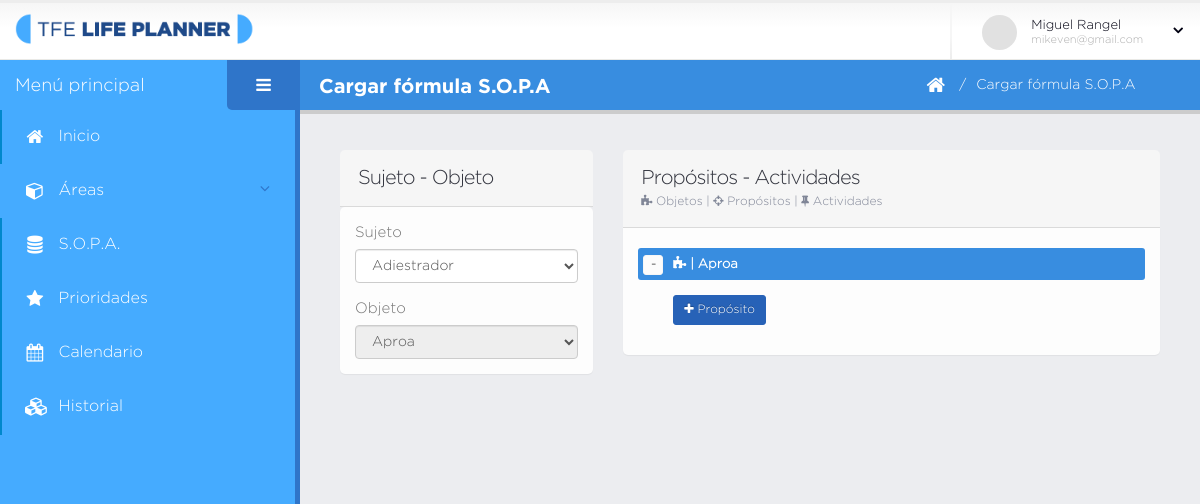
The app's page /cargar-sopa.php?ids=7&ido=12 (signed in), older data.
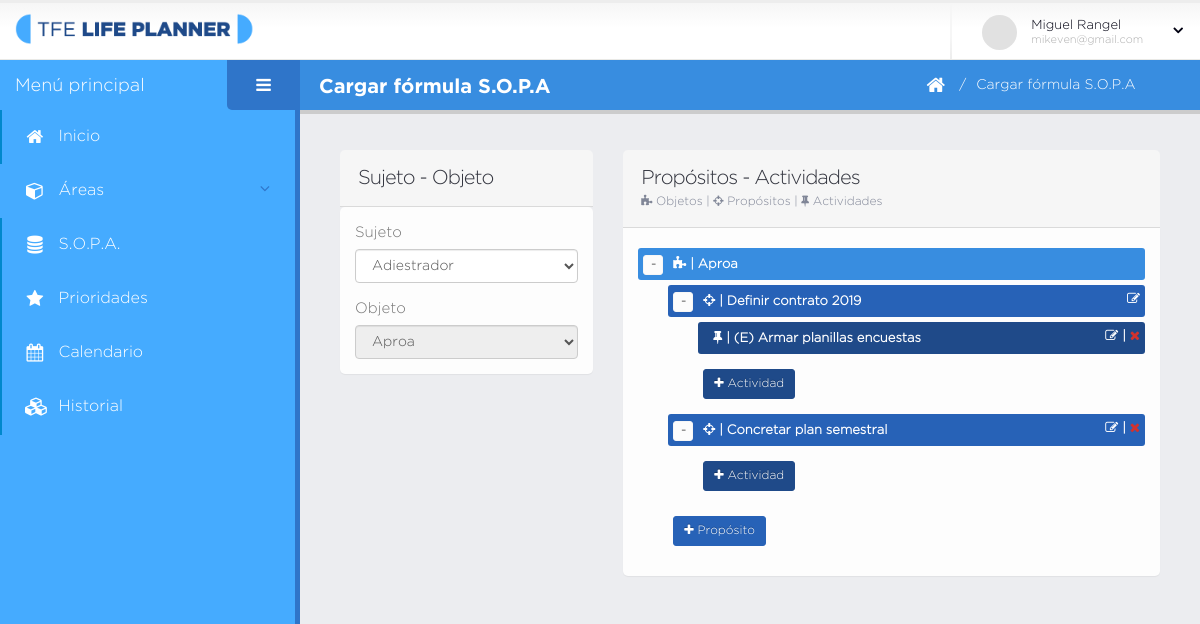
The same page, newer data.
### tables this page shows
CREATE TABLE `sujeto_objeto` (
  `id` int(11) NOT NULL,
  `sujeto_id` int(11) NOT NULL,
  `objeto_id` int(11) NOT NULL,
  `area_id` int(11) NOT NULL,
  `sesion_id` int(11) NOT NULL,
  `creado` datetime DEFAULT NULL
);

CREATE TABLE `objeto` (
  `id` int(11) NOT NULL,
  `nombre` varchar(140) NOT NULL,
  `creado` datetime DEFAULT NULL,
  `modificado` datetime DEFAULT NULL,
  `usuario_id` int(11) NOT NULL
);

CREATE TABLE `sujeto` (
  `id` int(11) NOT NULL,
  `nombre` varchar(140) NOT NULL,
  `creado` datetime DEFAULT NULL,
  `modificado` datetime DEFAULT NULL,
  `usuario_id` int(11) NOT NULL
);

CREATE TABLE `proposito` (
  `id` int(11) NOT NULL,
  `descripcion` varchar(250) NOT NULL,
  `creado` datetime DEFAULT NULL,
  `modificado` datetime DEFAULT NULL,
  `sujeto_objeto_id` int(11) NOT NULL
);

CREATE TABLE `actividad` (
  `id` int(11) NOT NULL,
  `tipo` varchar(45) NOT NULL,
  `tarea` varchar(45) DEFAULT NULL,
  `lugar` varchar(45) DEFAULT NULL,
  `direccion` varchar(45) DEFAULT NULL,
  `motivo` varchar(45) DEFAULT NULL,
  `contacto` varchar(45) DEFAULT NULL,
  `creado` datetime DEFAULT NULL,
  `modificado` datetime DEFAULT NULL,
  `proposito_id` int(11) NOT NULL,
  `estado` varchar(45) NOT NULL,
  `resultado` varchar(600) DEFAULT NULL,
  `fecha_calendario` datetime NOT NULL,
  `fecha_prioridad` datetime NOT NULL,
  `fecha_agenda` datetime NOT NULL,
  `fecha_terminacion` datetime NOT NULL,
  `fecha_cancela` datetime NOT NULL
);

### fn/fn-sopa.php (called while the page is built, shortened)
<?php
    if( isset( $_GET["ids"], $_GET["ido"] ) ){
        $ids = $_GET["ids"];    $ido = $_GET["ido"];
        $s_o = array( obtenerSujetoObjetoPorids( $dbh, $ids, $ido ) );
    }
?>

### database/data-sujeto-objeto.php (called while the page is built, shortened)
<?php
	function obtenerSujetoObjetoPorids( $dbh, $ids, $ido ){
		$q = "select so.id as id_so, s.id as idsujeto, s.nombre nsujeto, o.id as idobjeto,
		o.nombre as nobjeto from sujeto_objeto so, sujeto s, objeto o
		where s.id = so.sujeto_id and o.id = so.objeto_id and s.id = $ids and o.id = $ido";
		$data = mysqli_fetch_array( mysqli_query( $dbh, $q ) );
		return $data;
	}
?>

### database/data-proposito.php (called while the page is built, shortened)
<?php
	function obtenerListaPropositos( $dbh, $idso ){
		$q = "select * from proposito where sujeto_objeto_id = $idso";
		return obtenerListaRegistros( mysqli_query( $dbh, $q ) );
	}
	function obtenerListaPropositosSO( $dbh, $idso ){
		$propositos = array();
		$registros = obtenerListaPropositos( $dbh, $idso );
		foreach ( $registros as $r ) {
			$r["lactividades"] = obtenerListaActividades( $dbh, $r["id"] );
			$propositos[] = $r;
		}
		return $propositos;
	}
?>

### database/bd.php (called while the page is built, shortened)
<?php
	function obtenerListaRegistros( $data ){
		$lista_c = array();
		if( $data ){
			while( $c = mysqli_fetch_array( $data ) ){
				$lista_c[] = $c;
			}
		}
		return $lista_c;
	}
?>

### database/data-actividad.php (called while the page is built, shortened)
<?php
	function obtenerListaActividades( $dbh, $idp ){
		$q = "select * from actividad where proposito_id = $idp";
		return obtenerListaRegistros( mysqli_query( $dbh, $q ) );
	}
?>

### fn/fn-actividad.php (called while the page is built, shortened)
<?php
    function descActividad( $actividad ){
      $icono_actividad = array(
        'g' => $actividad["tarea"],
        'e' => $actividad["tarea"],
        'l' => $actividad["contacto"]." ($actividad[motivo])"
      );
      return $icono_actividad[ $actividad["tipo"] ];
    }
?>

### secciones/sopa/panel_opa.php (the view, shortened to what the changed rows need)
<div class="dd dd-nodrag" id="nestable">
	<ol class="dd-list ">
		<?php
			foreach ( $s_o as $so ) {
				$o["id"] = $so["idobjeto"];
				$o["nombre"] = $so["nobjeto"];
				$propositos = obtenerListaPropositosSO( $dbh, $so["id_so"] );
		?>
		<li class="dd-item" data-id="<?php echo $o['id']?>">
			<div class="dd-handle item_obj">
				<span class="icon_obj">
					<i class="fa fa-puzzle-piece" aria-hidden="true"></i>
				</span> | <?php echo $o["nombre"]?>
			</div>
			<ol class="dd-list">
				<?php
					foreach ( $propositos as $p ) {
						$actividades = $p["lactividades"];
				?>
					<li class="dd-item" data-id="<?php echo $p['id']?>">
						<div class="dd-handle item_pro">
							<span class="icon_obj">
								<i class="fa fa-crosshairs" aria-hidden="true"></i>
							</span> | <?php echo $p["descripcion"]?>
							<div class="editableicon">
								<a href="#frm-edit-proposito" class="modal-sizes modal-with-zoom-anim i_edit_prop"
								data-idp="<?php echo $p['id'] ?>"
								data-desc="<?php echo $p['descripcion']?>">
									<i class="fa fa-edit" aria-hidden="true"></i>
								</a>
								<?php if( count( $actividades ) == 0 ) { ?>
								|<a href="#confirmar-accion"
								class="modal-sizes modal-with-zoom-anim elim_prop"
								data-idp="<?php echo $p["id"] ?>"
								data-desc="<?php echo $p['descripcion'];?>">
									<i class="fa fa-times" aria-hidden="true"></i>
								</a>
								<?php } ?>
							</div>
						</div>
						<ol class="dd-list">
							<?php foreach ( $actividades as $a ) { ?>
								<li class="dd-item" data-id="<?php echo $a['id']?>">
									<div class="dd-handle item_act">
										<span class="icon_obj">
										<i class="fa fa-thumb-tack" aria-hidden="true"></i>
										</span> |
										<?php echo "(".strtoupper( $a["tipo"] ).") ". descActividad( $a )?>
										<div class="editableicon">
											<a href="#frm-edit-actividad" class="modal-sizes modal-with-zoom-anim i_edit_act"
											data-ida="<?php echo $a['id'] ?>">
											<i class="fa fa-edit" aria-hidden="true"></i>
											</a> |
											<a href="#confirmar-accion"
											class="modal-sizes modal-with-zoom-anim elim_actividad" data-ida="<?php echo $a["id"] ?>"
											data-desc="<?php echo "(".strtoupper( $a["tipo"] ).") ". descActividad( $a )?>">
											<i class="fa fa-times" aria-hidden="true"></i>
											</a>
										</div>
									</div>
								</li>
							<?php } ?>
							<li class="dd-item" data-id="nueva_actividad">
								<div class="dd-handle nopa">
									<a href="#frm-actividad" class="modal-sizes modal-with-zoom-anim btn_nactiv"
									data-idp="<?php echo $p["id"]?>"
									data-np="<?php echo $p['descripcion']?>"
									data-toggle="tooltip" data-placement="top"
									title="Agregar actividad">
										<button type="button" class="mb-xs mt-xs mr-xs btn btn-sm btn-act btn-no-ft">
											<i class="fa fa-plus" aria-hidden="true"></i> Actividad
										</button>
									</a>
								</div>
							</li>
						</ol>
					</li>
				<?php } ?>
				<li class="dd-item" data-id="nuevo_proposito">
					<div class="dd-handle nopa">
					<a href="#frm-proposito" class="modal-sizes modal-with-zoom-anim btn_nprop"
						data-iso="<?php echo $so["id_so"]?>"
						data-n-so="<?php echo $so['nsujeto'].' :: '.$o['nombre']?>"
						data-toggle="tooltip" data-placement="top" title="Agregar propósito">
							<button type="button" class="mb-xs mt-xs mr-xs btn btn-sm btn-pro btn-no-ft">
								<i class="fa fa-plus" aria-hidden="true"></i> Propósito
							</button>
						</a>
					</div>
				</li>
			</ol>
		</li>
		<?php }  ?>
	</ol>
</div>

### secciones/sopa/panel_sesion_so.php (shortened to what the changed rows need)
<section class="panel">
	<form id="frm_sujeto_objeto">
		<header class="panel-heading">
			<h2 class="panel-title">Sujeto - Objeto</h2>
		</header>
		<div class="panel-body">
			<?php if( !isset( $carga_so ) ) { ?>
			<div class="form-group">
				<label class="control-label">Área</label>
				<select id="lareas" class="form-control" required>
					<option value=""></option>
					<?php foreach ( $areas as $a ) { ?>
					<option value="<?php echo $a["id"] ?>"
						<?php echo sop( $a["id"], $ida ) ?>><?php echo $a["nombre"] ?>
					</option>
					<?php } ?>
				</select>
				<input type="hidden" name="idarea" value="<?php echo $ida ?>">
			</div>
			<div class="form-group">
				<label class="control-label">Sujeto</label>
				<select id="lsujetos" class="form-control" required >
					<option value=""></option>
					<?php foreach ( $sujetos_a as $s ) { ?>
						<option value="<?php echo $s["id"] ?>"
							<?php echo sop( $s["id"], $ids ) ?>><?php echo $s["nombre"] ?>
						</option>
					<?php } ?>
				</select>
				<input type="hidden" name="idsujeto" value="<?php echo $ids?>">
			</div>
			<hr>
			<div id="agg_objeto" class="form-group">
				<label class="control-label">Objeto</label>
				<table width="100%">
					<th width="80%">
						<select id="lobjetos" class="form-control" required name="idobjeto">
							<option value=""></option>
							<?php foreach ( $objetos_s as $o ) { ?>
								<option value="<?php echo $o["id"] ?>">
									<?php echo $o["nombre"] ?>
								</option>
							<?php } ?>
						</select>
					</th>
					<th width="20%" style="text-align: right;">
						<a href="#frm-objeto" class="modal-sizes modal-with-zoom-anim"
						data-toggle="tooltip" data-placement="top"
						title="Crear nuevo Objeto">
						<button type="button" class="mb-xs mt-xs mr-xs btn btn-obj">
							<i class="fa fa-plus"></i>
						</button>
						</a>
					</th>
				</table>
			</div>
			<?php } else { ?>
				<div class="form-group">
					<label class="control-label">Sujeto</label>
					<select id="lsujetos" class="form-control" required >
						<option value="<?php echo $ids ?>">
							<?php echo $s_o[0]["nsujeto"] ?>
						</option>
					</select>
				</div>
				<div class="form-group">
					<label class="control-label">Objeto</label>
					<select id="lobjetos" class="form-control" required disabled>
						<option value="<?php echo $ido ?>">
							<?php echo $s_o[0]["nobjeto"] ?>
						</option>
					</select>
				</div>
			<?php } ?>
		</div>
	</form>
</section>

Row changes from the older to the newer data that the page shows:
added proposito: descripcion "Definir contrato 2019"
added actividad: tipo "E", tarea "Armar planillas encuestas"
added proposito: descripcion "Concretar plan semestral"
